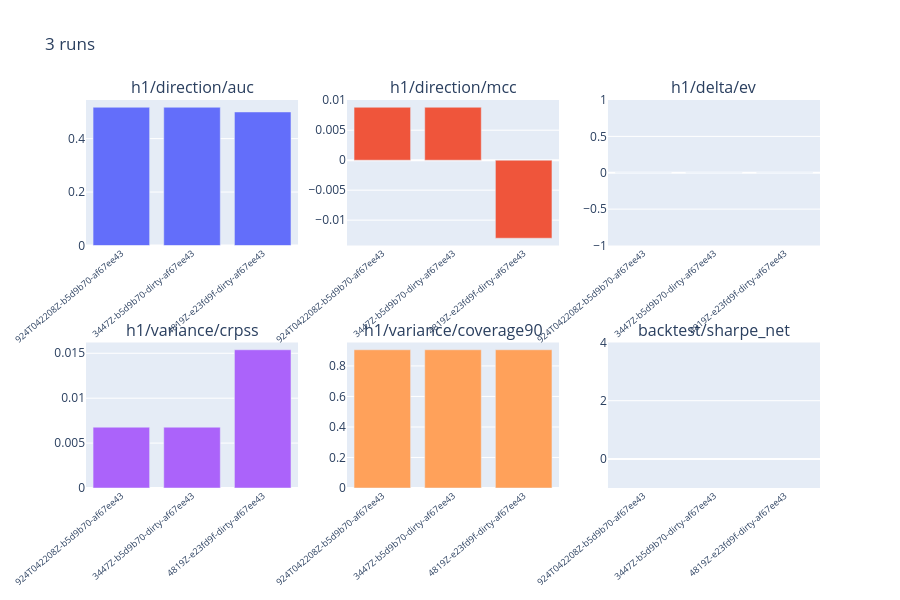

Here is the notebook cell this chart was saved with:
### Code cell
runs_comparison_figure(runs, METRICS).show() if len(runs) else print("no scored runs yet")

### Figure 1 — Plotly figure (JSON) as saved in the notebook; plotly's stock layout.template omitted (floating-point values rounded to 4 significant figures)
{"data": [{"hovertext": ["20260924T042208Z-b5d9b70-af67ee43", "20260924T043447Z-b5d9b70-dirty-af67ee43", "20260924T114819Z-e23fd9f-dirty-af67ee43"], "name": "h1/direction/auc", "showlegend": false, "type": "bar", "x": ["924T042208Z-b5d9b70-af67ee43", "3447Z-b5d9b70-dirty-af67ee43", "4819Z-e23fd9f-dirty-af67ee43"], "xaxis": "x", "y": [0.5172, 0.5172, 0.4997], "yaxis": "y"}, {"hovertext": ["20260924T042208Z-b5d9b70-af67ee43", "20260924T043447Z-b5d9b70-dirty-af67ee43", "20260924T114819Z-e23fd9f-dirty-af67ee43"], "name": "h1/direction/mcc", "showlegend": false, "type": "bar", "x": ["924T042208Z-b5d9b70-af67ee43", "3447Z-b5d9b70-dirty-af67ee43", "4819Z-e23fd9f-dirty-af67ee43"], "xaxis": "x2", "y": [0.008827, 0.008827, -0.01302], "yaxis": "y2"}, {"hovertext": ["20260924T042208Z-b5d9b70-af67ee43", "20260924T043447Z-b5d9b70-dirty-af67ee43", "20260924T114819Z-e23fd9f-dirty-af67ee43"], "name": "h1/delta/ev", "showlegend": false, "type": "bar", "x": ["924T042208Z-b5d9b70-af67ee43", "3447Z-b5d9b70-dirty-af67ee43", "4819Z-e23fd9f-dirty-af67ee43"], "xaxis": "x3", "y": [0.0, 0.0, 0.0], "yaxis": "y3"}, {"hovertext": ["20260924T042208Z-b5d9b70-af67ee43", "20260924T043447Z-b5d9b70-dirty-af67ee43", "20260924T114819Z-e23fd9f-dirty-af67ee43"], "name": "h1/variance/crpss", "showlegend": false, "type": "bar", "x": ["924T042208Z-b5d9b70-af67ee43", "3447Z-b5d9b70-dirty-af67ee43", "4819Z-e23fd9f-dirty-af67ee43"], "xaxis": "x4", "y": [0.006771, 0.006771, 0.01539], "yaxis": "y4"}, {"hovertext": ["20260924T042208Z-b5d9b70-af67ee43", "20260924T043447Z-b5d9b70-dirty-af67ee43", "20260924T114819Z-e23fd9f-dirty-af67ee43"], "name": "h1/variance/coverage90", "showlegend": false, "type": "bar", "x": ["924T042208Z-b5d9b70-af67ee43", "3447Z-b5d9b70-dirty-af67ee43", "4819Z-e23fd9f-dirty-af67ee43"], "xaxis": "x5", "y": [0.9059, 0.9059, 0.9059], "yaxis": "y5"}, {"hovertext": ["20260924T042208Z-b5d9b70-af67ee43", "20260924T043447Z-b5d9b70-dirty-af67ee43", "20260924T114819Z-e23fd9f-dirty-af67ee43"], "name": "backtest/sharpe_net", "showlegend": false, "type": "bar", "x": ["924T042208Z-b5d9b70-af67ee43", "3447Z-b5d9b70-dirty-af67ee43", "4819Z-e23fd9f-dirty-af67ee43"], "xaxis": "x6", "y": [NaN, NaN, NaN], "yaxis": "y6"}], "layout": {"annotations": [{"font": {"size": 16}, "showarrow": false, "text": "h1/direction/auc", "x": 0.1444, "xanchor": "center", "xref": "paper", "y": 1.0, "yanchor": "bottom", "yref": "paper"}, {"font": {"size": 16}, "showarrow": false, "text": "h1/direction/mcc", "x": 0.5, "xanchor": "center", "xref": "paper", "y": 1.0, "yanchor": "bottom", "yref": "paper"}, {"font": {"size": 16}, "showarrow": false, "text": "h1/delta/ev", "x": 0.8556, "xanchor": "center", "xref": "paper", "y": 1.0, "yanchor": "bottom", "yref": "paper"}, {"font": {"size": 16}, "showarrow": false, "text": "h1/variance/crpss", "x": 0.1444, "xanchor": "center", "xref": "paper", "y": 0.375, "yanchor": "bottom", "yref": "paper"}, {"font": {"size": 16}, "showarrow": false, "text": "h1/variance/coverage90", "x": 0.5, "xanchor": "center", "xref": "paper", "y": 0.375, "yanchor": "bottom", "yref": "paper"}, {"font": {"size": 16}, "showarrow": false, "text": "backtest/sharpe_net", "x": 0.8556, "xanchor": "center", "xref": "paper", "y": 0.375, "yanchor": "bottom", "yref": "paper"}], "height": 600, "title": {"text": "3 runs"}, "xaxis": {"anchor": "y", "domain": [0.0, 0.2889], "tickangle": -40, "tickfont": {"size": 9}}, "xaxis2": {"anchor": "y2", "domain": [0.3556, 0.6444], "tickangle": -40, "tickfont": {"size": 9}}, "xaxis3": {"anchor": "y3", "domain": [0.7111, 1.0], "tickangle": -40, "tickfont": {"size": 9}}, "xaxis4": {"anchor": "y4", "domain": [0.0, 0.2889], "tickangle": -40, "tickfont": {"size": 9}}, "xaxis5": {"anchor": "y5", "domain": [0.3556, 0.6444], "tickangle": -40, "tickfont": {"size": 9}}, "xaxis6": {"anchor": "y6", "domain": [0.7111, 1.0], "tickangle": -40, "tickfont": {"size": 9}}, "yaxis": {"anchor": "x", "domain": [0.625, 1.0]}, "yaxis2": {"anchor": "x2", "domain": [0.625, 1.0]}, "yaxis3": {"anchor": "x3", "domain": [0.625, 1.0]}, "yaxis4": {"anchor": "x4", "domain": [0.0, 0.375]}, "yaxis5": {"anchor": "x5", "domain": [0.0, 0.375]}, "yaxis6": {"anchor": "x6", "domain": [0.0, 0.375]}}}
